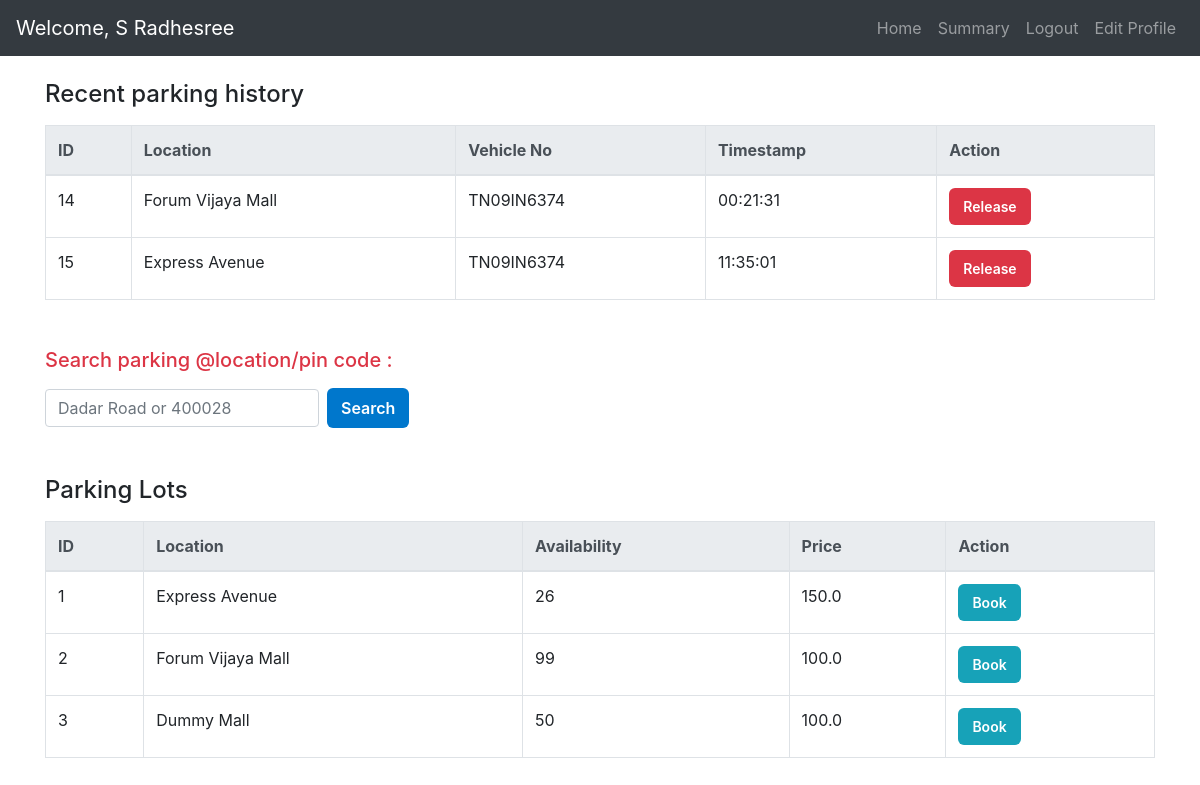
/user_dashboard/2, run on the app's committed database.
### models/models.py (models this page shows)
class User(db.Model):
    __tablename__= 'users'
    id= db.Column(db.Integer, primary_key=True)
    email= db.Column(db.String, unique=True, nullable=False)
    password= db.Column(db.String, nullable=False)
    full_name= db.Column(db.String)
    address= db.Column(db.String)
    pincode= db.Column(db.String)
    type= db.Column(db.String, default="general")
    reservations= relationship('Reservation', back_populates='user')

class Reservation(db.Model):
    __tablename__= 'reservations'
    id= db.Column(db.Integer, primary_key=True)
    spot_id= db.Column(db.Integer, db.ForeignKey('parking_spots.id'), nullable=True)
    user_id= db.Column(db.Integer, db.ForeignKey('users.id'), nullable=False)
    vehicle_num= db.Column(db.String, nullable=False)
    parking_timestamp= db.Column(DateTime)
    leaving_timestamp= db.Column(DateTime)
    parking_cost= db.Column(db.Float)
    user= relationship('User', back_populates='reservations')
    spot= relationship('ParkingSpot', back_populates='reservations')

class ParkingLot(db.Model):
    __tablename__= 'parking_lots'
    id= db.Column(db.Integer, primary_key=True)
    prime_location_name= db.Column(db.String, nullable=False)
    price= db.Column(db.Float, nullable=False)
    address= db.Column(db.String)
    pin_code= db.Column(db.String)
    number_of_spots= db.Column(db.Integer)
    spots= relationship('ParkingSpot', back_populates='lot')

### controllers/users.py (the view)
@app.route('/user_dashboard/<int:user_id>')
def user_dashboard(user_id):
    user = User.query.get_or_404(user_id)
    reservations = Reservation.query.filter_by(user_id=user.id).filter(Reservation.leaving_timestamp == None).all()
    released_reservations = Reservation.query.filter_by(user_id=user.id).filter(Reservation.leaving_timestamp != None).all()
    parking_lots = ParkingLot.query.all()
    return render_template(
        'user_dash.html',
        user=user,
        reservations=reservations,
        released_reservations=released_reservations,
        parking_lots=parking_lots
    )

### templates/user_dash.html (shortened to what this page needs)
<!DOCTYPE html>
<html lang="en">
<head>
  <link rel="stylesheet" href="https://cdn.jsdelivr.net/npm/bootstrap@4.0.0/dist/css/bootstrap.min.css" />
  <link rel="stylesheet" href="{{ url_for('static', filename='user.css') }}">
</head>
<body>
  <nav class="navbar navbar-expand-lg navbar-dark bg-dark">
    <a class="navbar-brand" href="#">Welcome, {{ user.full_name }}</a>
    <div class="collapse navbar-collapse" id="userNavbar">
      <ul class="navbar-nav ml-auto">
        <li class="nav-item"><a class="nav-link" href="{{ url_for('user_dashboard', user_id=user.id) }}">Home</a></li>
        <li class="nav-item"><a class="nav-link" href="{{ url_for('user_summary', user_id=user.id) }}">Summary</a></li>
        <li class="nav-item"><a class="nav-link" href="/login">Logout</a></li>
        <li class="nav-item"><a class="nav-link" href="{{ url_for('edit_profile', user_id=user.id) }}" id="editProfileLink">Edit Profile</a></li>
      </ul>
    </div>
  </nav>
  <div class="container mt-4">
    <section class="recent-parking-history mb-5">
      <h4 class="mb-3">Recent parking history</h4>
      <table class="table table-hover table-bordered">
        <thead class="thead-light">
          <tr>
            <th>ID</th>
            <th>Location</th>
            <th>Vehicle No</th>
            <th>Timestamp</th>
            <th>Action</th>
          </tr>
        </thead>
        <tbody>
          {% for reservation in reservations %}
          <tr>
            <td>{{ reservation.id }}</td>
            <td>{{ reservation.spot.lot.prime_location_name }}</td>
            <td>{{ reservation.vehicle_num }}</td>
            <td>{{ reservation.parking_timestamp.strftime('%H:%M:%S') }}</td>
            <td>
              <form method="POST" action="{{ url_for('release_parking', reservation_id=reservation.id) }}">
                <button type="submit" class="btn btn-sm btn-danger">Release</button>
              </form>
            </td>
          </tr>
          {% else %}
          <tr>
            <td colspan="5" class="text-center text-muted">No recent reservations found.</td>
          </tr>
          {% endfor %}
        </tbody>
      </table>
    </section>
    <section class="search-parking mb-5">
      <h5 class="mb-3 text-danger">Search parking @location/pin code :</h5>
      <form action="{{ url_for('user_search', user_id=user.id) }}" method="GET" class="form-inline">
        <input type="text" name="query" placeholder="Dadar Road or 400028" class="form-control mr-2" required />
        <button type="submit" class="btn btn-primary">Search</button>
      </form>
    </section>
    <section class="parking-lots">
      <h4 class="mb-3">Parking Lots</h4>
      <table class="table table-bordered table-hover">
        <thead class="thead-light">
          <tr>
            <th>ID</th>
            <th>Location</th>
            <th>Availability</th>
            <th>Price</th>
            <th>Action</th>
          </tr>
        </thead>
        <tbody>
          {% for lot in parking_lots %}
          <tr>
            <td>{{ lot.id }}</td>
            <td>{{ lot.prime_location_name }}</td>
            <td>{{ lot.number_of_spots }}</td>
            <td>{{ lot.price }}</td>
            <td>
              <form method="GET" action="{{ url_for('book_slot', lot_id=lot.id, user_id=user.id) }}">
                <button type="submit" class="btn btn-sm btn-info">Book</button>
              </form>
            </td>
          </tr>
          {% else %}
          <tr>
            <td colspan="5" class="text-center text-muted">No parking lots available.</td>
          </tr>
          {% endfor %}
        </tbody>
      </table>
    </section>
  </div>
</body>
</html>

### static/user.css (style rules this page uses)
.btn { padding: 8px 14px; border-radius: 6px; border: none; font-weight: 600; cursor: pointer; transition: background-color 0.3s ease; text-decoration: none; display: inline-block; user-select: none; }
.btn-primary { background-color: #0077cc; color: white; }
.btn-danger { background-color: #dc3545; color: white; }

### data on the page
User: full_name "S Radhesree"
Reservation: id "14", spot.lot.prime_location_name "Forum Vijaya Mall", vehicle_num "TN09IN6374", parking_timestamp "00:21:31"
Reservation: id "15", spot.lot.prime_location_name "Express Avenue", vehicle_num "TN09IN6374", parking_timestamp "11:35:01"
ParkingLot: id "1", prime_location_name "Express Avenue", number_of_spots "26", price "150.0"
ParkingLot: id "2", prime_location_name "Forum Vijaya Mall", number_of_spots "99", price "100.0"
ParkingLot: id "3", prime_location_name "Dummy Mall", number_of_spots "50", price "100.0"
